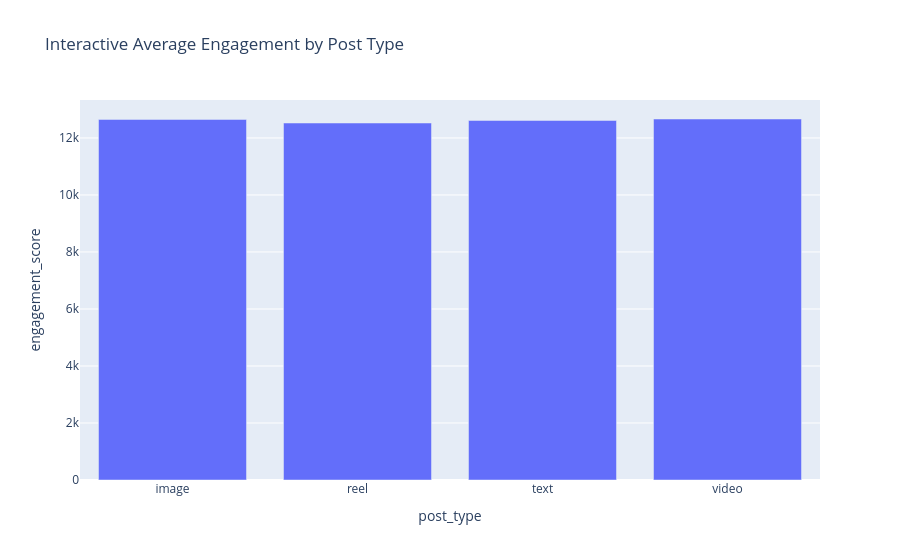

The notebook cell this image was saved under:
### Code cell
# Plot 13 — Interactive Plotly chart
try:
    import plotly.express as px

    if impressions_date_col and "engagement_score" in df.columns:
        plot_df = df.dropna(subset=[impressions_date_col]).copy()
        plot_df["plot_date"] = plot_df[impressions_date_col].dt.date
        daily_plot = plot_df.groupby("plot_date", as_index=False)["engagement_score"].mean()
        fig = px.line(daily_plot, x="plot_date", y="engagement_score",
                      title="Interactive Daily Average Engagement Score",
                      labels={"plot_date": "Date", "engagement_score": "Average Engagement Score"},
                      markers=True)
        fig.show()
    elif post_type_col and "engagement_score" in df.columns:
        type_plot = df.groupby(post_type_col, as_index=False)["engagement_score"].mean()
        fig = px.bar(type_plot, x=post_type_col, y="engagement_score",
                     title="Interactive Average Engagement by Post Type")
        fig.show()
    elif likes_col and impressions_col:
        fig = px.scatter(df, x=impressions_col, y=likes_col,
                         title="Interactive Likes vs Impressions",
                         hover_data=[c for c in [post_type_col, country_col] if c])
        fig.show()
    else:
        print("Plotly chart skipped: no suitable columns detected.")
except ImportError:
    print("Plotly is not installed. Install it with: pip install plotly")

### Figure 1 — Plotly figure (JSON) as saved in the notebook; plotly's stock layout.template omitted (floating-point values rounded to 4 significant figures)
{"data": [{"hovertemplate": "post_type=%{x}<br>engagement_score=%{y}<extra></extra>", "legendgroup": "", "marker": {"color": "#636efa", "pattern": {"shape": ""}}, "name": "", "orientation": "v", "showlegend": false, "textposition": "auto", "type": "bar", "x": ["image", "reel", "text", "video"], "xaxis": "x", "y": [12650.0, 12520.0, 12610.0, 12660.0], "yaxis": "y"}], "layout": {"barmode": "relative", "legend": {"tracegroupgap": 0}, "title": {"text": "Interactive Average Engagement by Post Type"}, "xaxis": {"anchor": "y", "domain": [0, 1], "title": {"text": "post_type"}}, "yaxis": {"anchor": "x", "domain": [0, 1], "title": {"text": "engagement_score"}}}}
